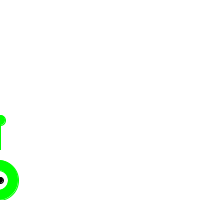
Frame 1 (no input)
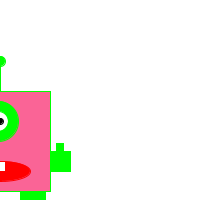
Frame 60 (the mouse pressed at the canvas centre just before this capture)
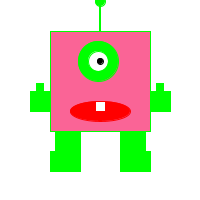
Frame 120 (the mouse held since frame 60 and released just before this capture)

The Processing sketch that drew these frames (run headless with seeded random() and noise(); from frame 60 on, the mouse is pressed at the canvas centre):

// Processing sketch: processing_132367
// ── processing_132367.pde

int monsterY;

void setup() {
  size(200, 200);
  monsterY = 200;
}

void draw() {
  background(255);
  stroke(0, 255, 0);
  fill(250, 100, 150);
  rect(mouseX, monsterY, 100, 100);
  rectMode(CENTER);
  fill(0, 255, 0);
  ellipse(mouseX-2, monsterY-20, 40, 40);
  rect(mouseX-32, monsterY+70, 25, 40);
  rect(mouseX+33, monsterY+70, 25, 40);
  rect(mouseX-40, monsterY+80, 20, 20);
  rect(mouseX+40, monsterY+80, 20, 20);
  fill(255);
  ellipse(mouseX-2, monsterY-20, 20, 20);
  fill(0);
  stroke(0);
  ellipse(mouseX, monsterY-20, 6, 6);
  fill(255, 0, 0);
  stroke(255, 0, 0);
  ellipse(mouseX, monsterY+30, 60, 20);
  fill(255);
  rect(mouseX, monsterY+25, 10, 10);
  fill(0, 255, 0);
  stroke(0, 255, 0);
  rect(mouseX-60, monsterY+20, 20, 20);
  rect(mouseX-60, monsterY+6, 7, 7);
  rect(mouseX+60, monsterY+20, 20, 20);
  rect(mouseX+60, monsterY+6, 7, 7);
  rect(mouseX, monsterY-63, 1, 25);
  ellipse(mouseX, monsterY-80, 10, 10);
  
  monsterY = monsterY - 1;
}
